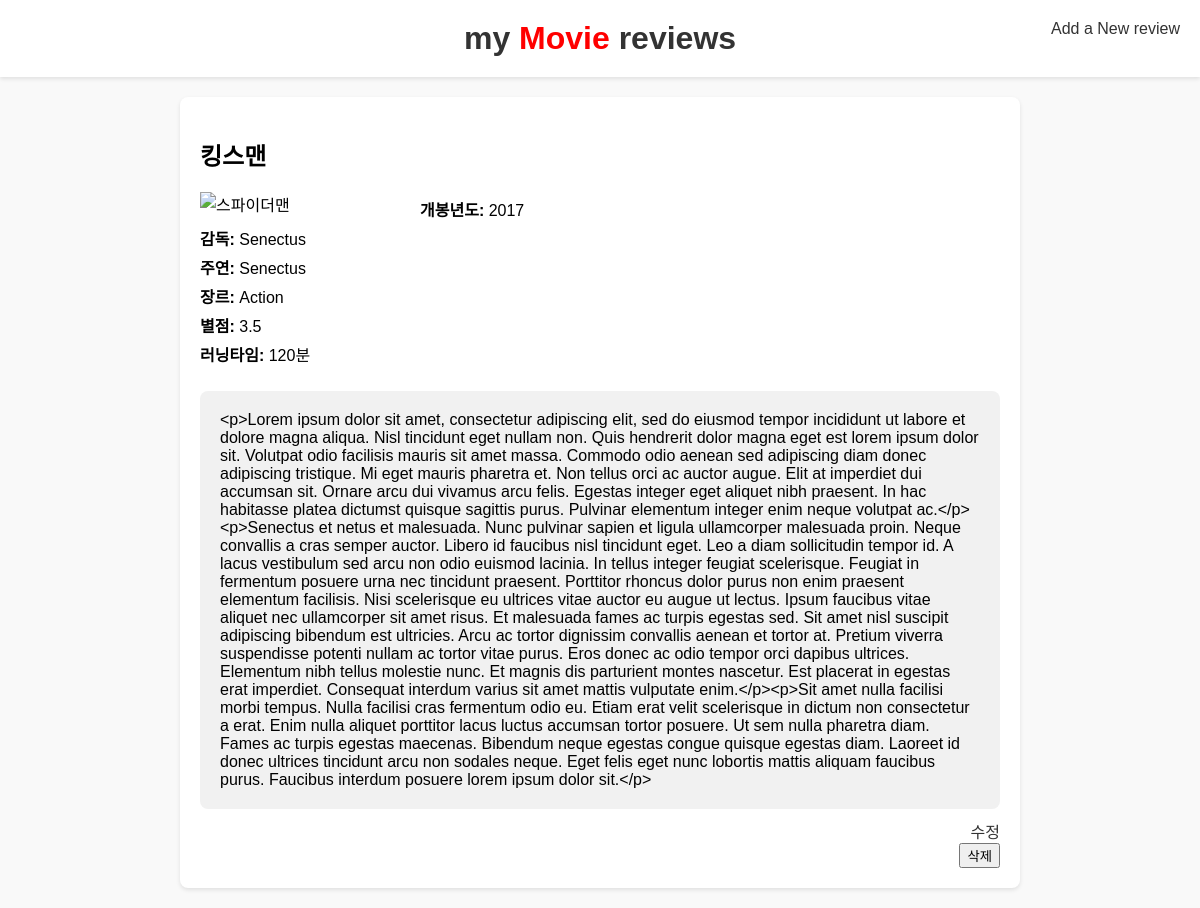
The page /review/4/ on the database its author committed.
### movie/models.py (models this page shows)
class Review(models.Model):
    title = models.CharField(max_length=200)
    openingDate = models.CharField(max_length=20)
    genre = models.CharField(max_length=200)
    score = models.CharField(max_length=20)
    runningtime = models.CharField(max_length=20)
    text = models.TextField()
    director = models.CharField(max_length=20)
    actor = models.CharField(max_length=20)

### movie/views.py (the view)
# urls.py: path('review/<int:pk>/', views.review_detail, name='review_detail'),
def review_detail(request, pk):
    review = Review.objects.get(id=pk)
    context = {
        'review' : review
    }
    return render(request, 'review_detail.html', context)

### templates/review_detail.html (shortened to what this page needs)
{% load static %}
<!DOCTYPE html>
<html lang="ko">
<head>
    <link rel="stylesheet" href="{% static 'header.css'%}">
    <link rel="stylesheet" href="{% static 'detail.css'%}">
</head>
<body>
<header>
    <a class="mainTitle" href="{% url 'review_list' %}"> <h1>my <span style="color: red;">Movie</span> reviews</h1></a>
    <a class="create" href="{% url 'review_create' %}">Add a New review</a>
</header>
<div class="container">
    <div class="movie-review">
        <h2>{{ review.title }}</h2>
        <div class="movie-details">
            <img src="{% static 'images/spiderman.jpg' %}" alt="스파이더맨">
            <p><strong>개봉년도:</strong> {{ review.openingDate }}</p>
            <p><strong>감독:</strong> {{ review.director }}</p>
            <p><strong>주연:</strong> {{ review.actor}}</p>
            <p><strong>장르:</strong> {{ review.genre }}</p>
            <p><strong>별점:</strong> {{ review.score }}</p>
            <p><strong>러닝타임:</strong> {{ review.runningtime }}분</p>
        </div>
        <div class="review-text">
            {{ review.text }}
        </div>
        <div class="actions">
            <a href="{% url 'review_edit' review.id %}">수정</a>
            <form action="/review/{{review.id}}/delete" method="post">
                <input type="submit" value="삭제">
            </form>
        </div>
    </div>
</div>
</body>
</html>

### movie/static/header.css (style rules this page uses)
body { font-family: Arial, sans-serif; margin: 0; padding: 0; background-color: #f9f9f9; }
header { background-color: white; padding: 20px; text-align: center; box-shadow: 0 2px 4px rgba(0,0,0,0.1); }
header h1 { margin: 0; color: #333; }
.mainTitle { text-decoration: none; }
.create { position: absolute; right: 20px; top: 20px; text-decoration: none; color: #333; }
.container { display: flex; justify-content: center; padding: 20px; gap: 20px; flex-wrap: wrap; }

### movie/static/detail.css (style rules this page uses)
.container { display: flex; justify-content: center; padding: 20px; }
.movie-review { background-color: white; padding: 20px; border-radius: 8px; box-shadow: 0 2px 4px rgba(0,0,0,0.1); width: 800px; }
.movie-review img { float: left; margin-right: 20px; width: 200px; height: auto; }
.movie-details { overflow: hidden; }
.movie-details p { margin: 5px 0; }
.review-text { margin-top: 20px; padding: 20px; background-color: #f1f1f1; border-radius: 8px; }
.actions { text-align: right; margin-top: 10px; }
.actions a { margin-left: 10px; text-decoration: none; color: #333; }

### rows shown on the page
Review: title "킹스맨", openingDate "2017", director "Senectus", actor "Senectus", genre "Action", score "3.5", runningtime "120", text "<p>Lorem ipsum dolor sit amet, consectetur adipiscing elit, sed do eiusmod tempor incididunt ut labore et dolore magna aliqua. Nisl tincidunt eget nullam non. Quis hendrerit dolor magna eget est lorem ipsum dolor sit. Volutpat odio facilisis mauris sit amet massa. Commodo odio aenean sed adipiscing diam donec adipiscing tristique. Mi eget mauris pharetra et. Non tellus orci ac auctor augue. Elit at imperdiet dui accumsan sit. Ornare arcu dui vivamus arcu felis. Egestas integer eget aliquet nibh praesent. In hac habitasse platea dictumst quisque sagittis purus. Pulvinar elementum integer enim neque volutpat ac.</p><p>Senectus et netus et malesuada. Nunc pulvinar sapien et ligula ullamcorper…"
